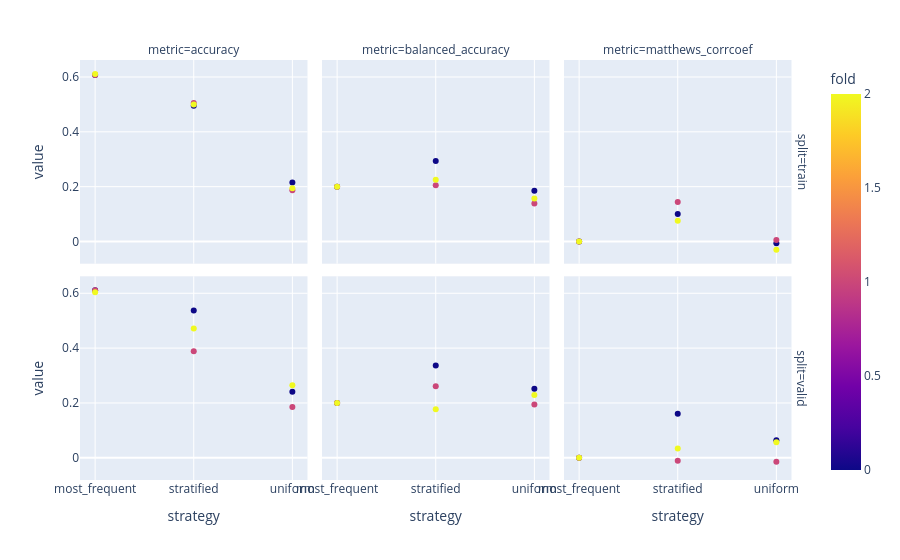

The code cell stored with this chart in its notebook:
### Markdown cell above
Graphically display scores.

### Code cell
import plotly.express as px
strategy_scores = strategy_results[strategy_results["metric"] != "confusion_matrix"]
px.scatter(strategy_scores, facet_col="metric", facet_row="split", x="strategy", y="value", color="fold")

### Figure 1 — Plotly figure (JSON) as saved in the notebook; plotly's stock layout.template omitted (floating-point values rounded to 4 significant figures)
{"data": [{"hovertemplate": "split=train<br>metric=accuracy<br>strategy=%{x}<br>value=%{y}<br>fold=%{marker.color}<extra></extra>", "legendgroup": "", "marker": {"color": [0, 1, 2, 0, 1, 2, 0, 1, 2], "coloraxis": "coloraxis", "symbol": "circle"}, "mode": "markers", "name": "", "orientation": "v", "showlegend": false, "type": "scatter", "x": ["most_frequent", "most_frequent", "most_frequent", "stratified", "stratified", "stratified", "uniform", "uniform", "uniform"], "xaxis": "x4", "y": [0.6075, 0.6075, 0.6111, 0.4953, 0.5047, 0.5, 0.215, 0.1869, 0.1944], "yaxis": "y4"}, {"hovertemplate": "split=train<br>metric=balanced_accuracy<br>strategy=%{x}<br>value=%{y}<br>fold=%{marker.color}<extra></extra>", "legendgroup": "", "marker": {"color": [0, 1, 2, 0, 1, 2, 0, 1, 2], "coloraxis": "coloraxis", "symbol": "circle"}, "mode": "markers", "name": "", "orientation": "v", "showlegend": false, "type": "scatter", "x": ["most_frequent", "most_frequent", "most_frequent", "stratified", "stratified", "stratified", "uniform", "uniform", "uniform"], "xaxis": "x5", "y": [0.2, 0.2, 0.2, 0.294, 0.2055, 0.2255, 0.1849, 0.1389, 0.1571], "yaxis": "y5"}, {"hovertemplate": "split=train<br>metric=matthews_corrcoef<br>strategy=%{x}<br>value=%{y}<br>fold=%{marker.color}<extra></extra>", "legendgroup": "", "marker": {"color": [0, 1, 2, 0, 1, 2, 0, 1, 2], "coloraxis": "coloraxis", "symbol": "circle"}, "mode": "markers", "name": "", "orientation": "v", "showlegend": false, "type": "scatter", "x": ["most_frequent", "most_frequent", "most_frequent", "stratified", "stratified", "stratified", "uniform", "uniform", "uniform"], "xaxis": "x6", "y": [0, 0, 0, 0.1006, 0.1439, 0.07576, -0.005979, 0.005582, -0.03015], "yaxis": "y6"}, {"hovertemplate": "split=valid<br>metric=accuracy<br>strategy=%{x}<br>value=%{y}<br>fold=%{marker.color}<extra></extra>", "legendgroup": "", "marker": {"color": [0, 1, 2, 0, 1, 2, 0, 1, 2], "coloraxis": "coloraxis", "symbol": "circle"}, "mode": "markers", "name": "", "orientation": "v", "showlegend": false, "type": "scatter", "x": ["most_frequent", "most_frequent", "most_frequent", "stratified", "stratified", "stratified", "uniform", "uniform", "uniform"], "xaxis": "x", "y": [0.6111, 0.6111, 0.6038, 0.537, 0.3889, 0.4717, 0.2407, 0.1852, 0.2642], "yaxis": "y"}, {"hovertemplate": "split=valid<br>metric=balanced_accuracy<br>strategy=%{x}<br>value=%{y}<br>fold=%{marker.color}<extra></extra>", "legendgroup": "", "marker": {"color": [0, 1, 2, 0, 1, 2, 0, 1, 2], "coloraxis": "coloraxis", "symbol": "circle"}, "mode": "markers", "name": "", "orientation": "v", "showlegend": false, "type": "scatter", "x": ["most_frequent", "most_frequent", "most_frequent", "stratified", "stratified", "stratified", "uniform", "uniform", "uniform"], "xaxis": "x2", "y": [0.2, 0.2, 0.2, 0.3364, 0.2606, 0.1771, 0.2515, 0.1939, 0.2292], "yaxis": "y2"}, {"hovertemplate": "split=valid<br>metric=matthews_corrcoef<br>strategy=%{x}<br>value=%{y}<br>fold=%{marker.color}<extra></extra>", "legendgroup": "", "marker": {"color": [0, 1, 2, 0, 1, 2, 0, 1, 2], "coloraxis": "coloraxis", "symbol": "circle"}, "mode": "markers", "name": "", "orientation": "v", "showlegend": false, "type": "scatter", "x": ["most_frequent", "most_frequent", "most_frequent", "stratified", "stratified", "stratified", "uniform", "uniform", "uniform"], "xaxis": "x3", "y": [0, 0, 0, 0.1605, -0.01084, 0.03404, 0.06431, -0.01455, 0.05665], "yaxis": "y3"}], "layout": {"annotations": [{"font": {}, "showarrow": false, "text": "metric=accuracy", "x": 0.1567, "xanchor": "center", "xref": "paper", "y": 1, "yanchor": "bottom", "yref": "paper"}, {"font": {}, "showarrow": false, "text": "metric=balanced_accuracy", "x": 0.49, "xanchor": "center", "xref": "paper", "y": 1, "yanchor": "bottom", "yref": "paper"}, {"font": {}, "showarrow": false, "text": "metric=matthews_corrcoef", "x": 0.8233, "xanchor": "center", "xref": "paper", "y": 1, "yanchor": "bottom", "yref": "paper"}, {"font": {}, "showarrow": false, "text": "split=valid", "textangle": 90, "x": 0.98, "xanchor": "left", "xref": "paper", "y": 0.2425, "yanchor": "middle", "yref": "paper"}, {"font": {}, "showarrow": false, "text": "split=train", "textangle": 90, "x": 0.98, "xanchor": "left", "xref": "paper", "y": 0.7575, "yanchor": "middle", "yref": "paper"}], "coloraxis": {"colorbar": {"title": {"text": "fold"}}, "colorscale": [[0, "#0d0887"], [0.1111, "#46039f"], [0.2222, "#7201a8"], [0.3333, "#9c179e"], [0.4444, "#bd3786"], [0.5556, "#d8576b"], [0.6667, "#ed7953"], [0.7778, "#fb9f3a"], [0.8889, "#fdca26"], [1, "#f0f921"]]}, "legend": {"tracegroupgap": 0}, "margin": {"t": 60}, "xaxis": {"anchor": "y", "domain": [0, 0.3133], "title": {"text": "strategy"}}, "xaxis2": {"anchor": "y2", "domain": [0.3333, 0.6467], "matches": "x", "title": {"text": "strategy"}}, "xaxis3": {"anchor": "y3", "domain": [0.6667, 0.98], "matches": "x", "title": {"text": "strategy"}}, "xaxis4": {"anchor": "y4", "domain": [0, 0.3133], "matches": "x", "showticklabels": false}, "xaxis5": {"anchor": "y5", "domain": [0.3333, 0.6467], "matches": "x", "showticklabels": false}, "xaxis6": {"anchor": "y6", "domain": [0.6667, 0.98], "matches": "x", "showticklabels": false}, "yaxis": {"anchor": "x", "domain": [0, 0.485], "title": {"text": "value"}}, "yaxis2": {"anchor": "x2", "domain": [0, 0.485], "matches": "y", "showticklabels": false}, "yaxis3": {"anchor": "x3", "domain": [0, 0.485], "matches": "y", "showticklabels": false}, "yaxis4": {"anchor": "x4", "domain": [0.515, 1], "matches": "y", "title": {"text": "value"}}, "yaxis5": {"anchor": "x5", "domain": [0.515, 1], "matches": "y", "showticklabels": false}, "yaxis6": {"anchor": "x6", "domain": [0.515, 1], "matches": "y", "showticklabels": false}}}
